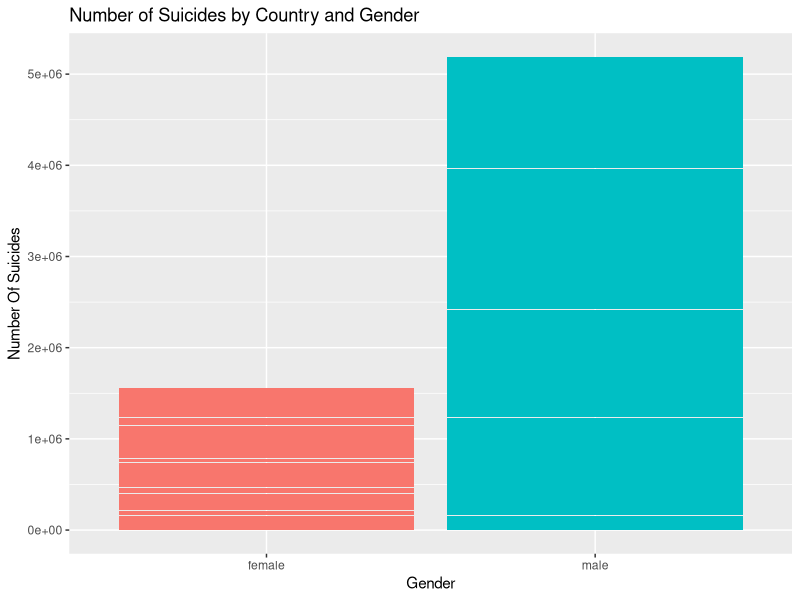

This chart was generated by the following R code:
## ---- chunk 1
knitr::opts_chunk$set(echo = TRUE)

library(tidyverse)
install.packages("readxl")
library(readxl)
suicides <- read.table(file= "master.xls", sep= "\t", header= TRUE)
suicides <- read.table(file= "master.xls", sep= "\t", header= TRUE, na.strings=c("NA", "", "?"))

## ---- chunk 2
library(tidyverse)
#View(suicides)
suicides <- read.table(file= "master.xls", sep= "\t", header= TRUE, na.strings=c("NA", "", "?", 0))
suicideByGender <- select(suicides, sex, suicides_no, country) %>% drop_na()
#View(suicideByGender)

ggplot(data=suicideByGender, aes(x=sex, y=suicides_no, fill=sex)) + geom_col() + labs(x="Gender", y="Number Of Suicides", title = "Number of Suicides by Country and Gender", legend = "Gender") + theme(legend.position = "none")


